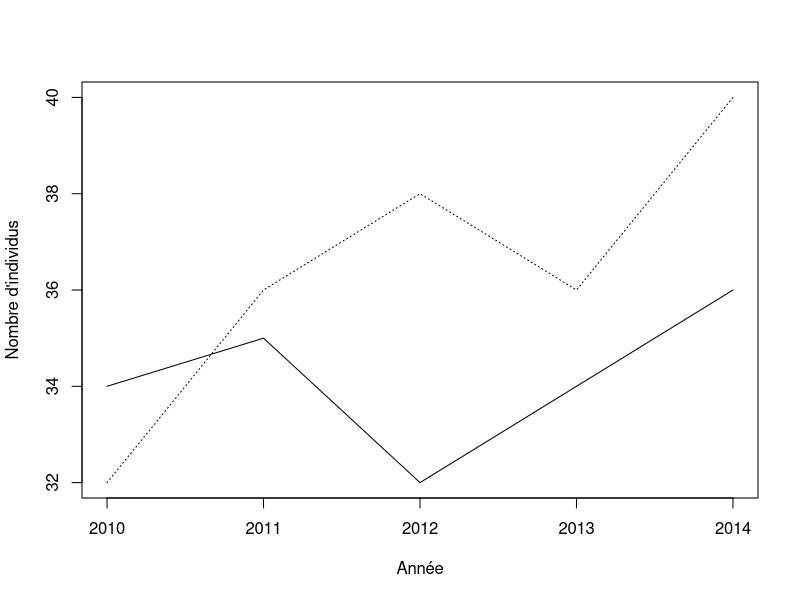
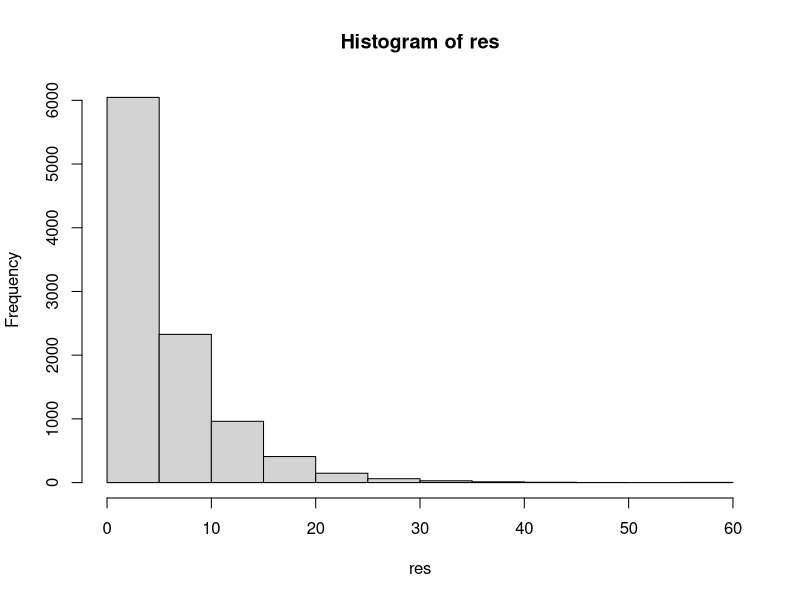
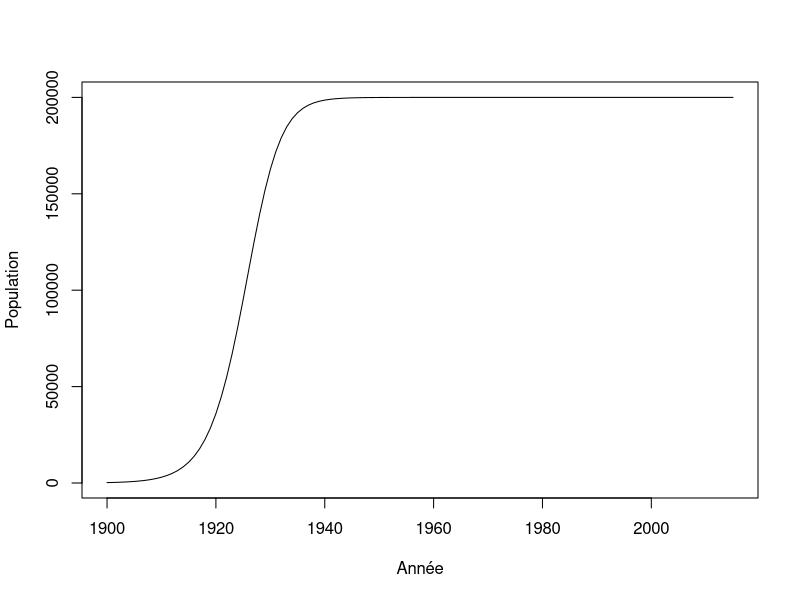
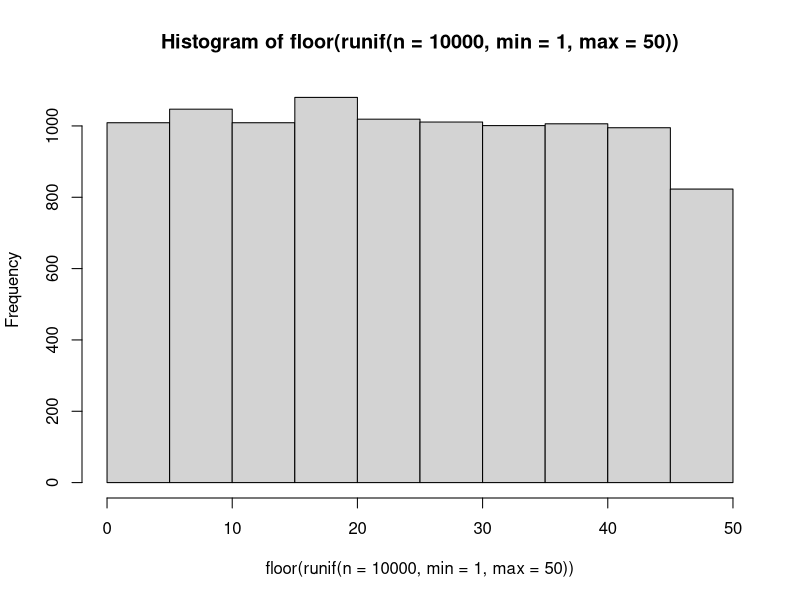
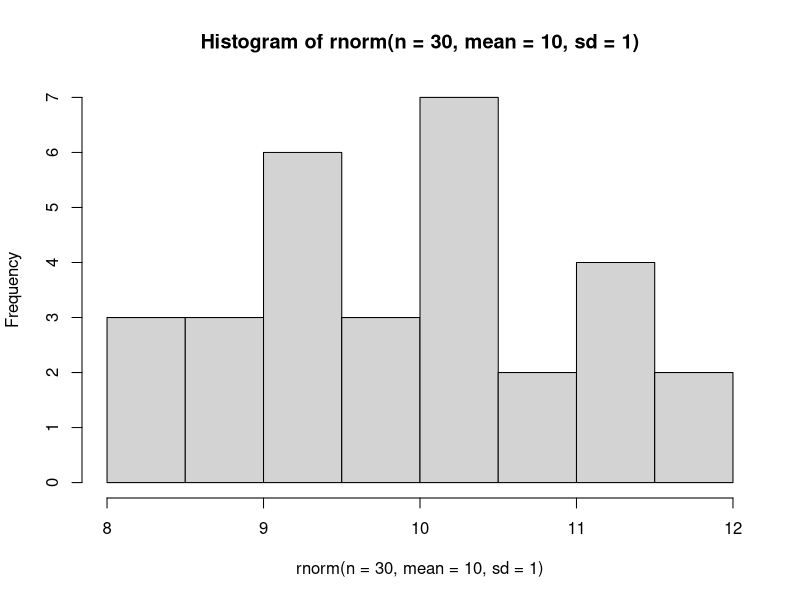
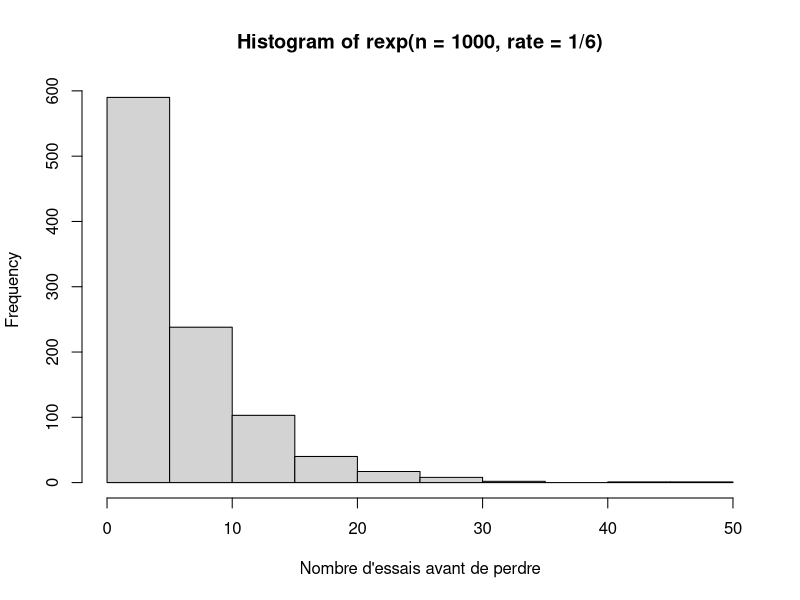
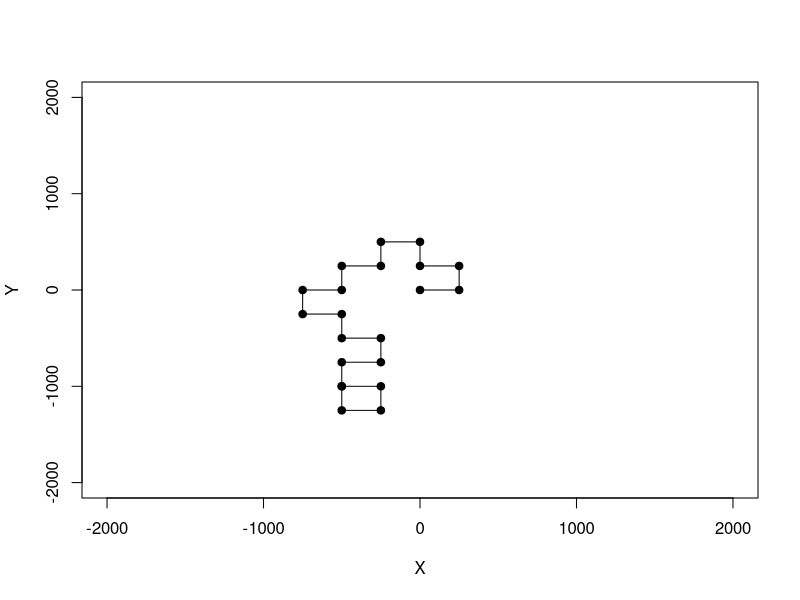
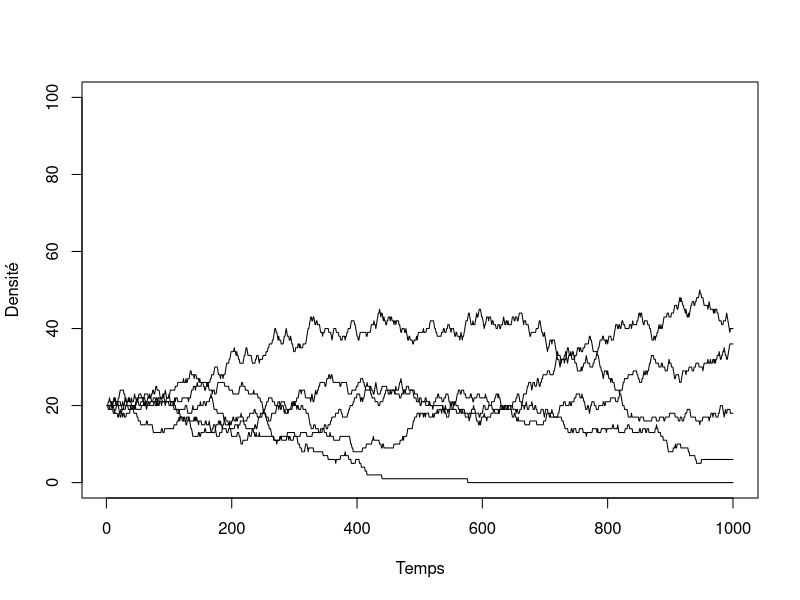

Source code (R) for these figures, in order:
## ---- chunk 1
donnees <- matrix(nr = 5, nc = 2)
donnees[,1] <- c(34,35,32,34,36)
donnees[,2] <- c(32,36,38,36,40)
an <- c(2010:2014)
head(donnees)
## ---- chunk 2
plot(an,donnees[,1],type = "l", xlab = "Année",ylab = "Nombre d'individus", ylim=c(32,40),cex=2)
lines(an,donnees[,2], lty = 3)
## ---- chunk 3
lambda <- matrix(nrow = 4, ncol = 2)
lambda[1,1] <- (donnees[2,1] - donnees[1,1]) / donnees[1,1]
## ---- chunk 4
lambda[2,1] <- (donnees[3,1] - donnees[2,1]) / donnees[2,1]
## ---- chunk 5
depart <- 1
fin <- 5
for(etape in depart:fin) {
    print(etape)
}
## ---- chunk 6
for(etape in c("Bonjour", "programmeurs", "en R")) {
    print(etape)
}
## ---- chunk 7
for(etape in 1:5) {
    print(etape*2)
}
## ---- chunk 8
for(C in -50:100) {
    cat("Pour C = ",C," on obtient F = ",1.8*C + 32, '\n')
}
## ---- chunk 9
test = runif(5, 0,1)
for(etape in 1:5) {
    print(test[etape])
}
## ---- chunk 10
for(etape in 1:8) {
    cat("À l'étape", etape, ", la boucle est complétée à", etape/8*100, "%.", '\n')
}
## ---- chunk 11
n = 1
for(etape in -2:5) {
    cat("etape = ",etape, " n = ",n, '\n')
    n <- n + 1
}
## ---- chunk 12
n <- 1
for(etape in 1:10) n <- n*etape
n
## ---- chunk 13
piece <- c("pile","face")
combinaison = "face-face"
while(combinaison != "pile-pile") {
    essai1 <- sample(piece, 1)
    essai2 <- sample(piece, 1)
    combinaison <- paste(essai1, "-" , essai2, sep = "")
    print(combinaison)
}
## ---- chunk 14
de <- c(1:6)
n_test <- 10000
res <- numeric(n_test)
for(i in 1:n_test) {
	n <- 0
	face <- 0
	while(face != 6) {
		face <- sample(de,1)
		n <- n + 1
	}
	res[i] <- n
}
mean(res)
## ---- chunk 15
hist(res)
## ---- chunk 16
r <- 0.3
N <- 220
K <- 200000
step <- 1
while(N < K/2) {
    N <- N + r * N * (1 - N/K)
    step <- step + 1
}
step
## ---- chunk 17
r <- 0.3
K <- 200000
n_steps <- 115
N <- numeric(n_steps+1)
N[1] <- 220

for(i in 2:(n_steps+1)) {
    N[i] <- N[i-1] + r * N[i-1] * (1 - N[i-1]/K)
}
## ---- chunk 18
plot(c(1900:2015), N, type = "l", xlab = "Année", ylab = "Population")
## ---- chunk 19
X <- runif(n = 10)
res <- numeric(10)
for(i in 1:10) {
    if(X[i] < 0.3) {
        res[i] <- "plus petit"
    }
    else {
        res[i] <- "plus grand"
    }
}
cbind(X,res)
## ---- chunk 20
res2 <- numeric(10)
for(i in 1:10) {
    if(X[i] > 0.2 & X[i] < 0.6) {
        res2[i] <- "oui"
    }
    else {
        res2[i] <- "non"
    }
}
cbind(X,res2)
## ---- chunk 21
res2 <- numeric(10)
res2[X > 0.2 & X < 0.6] <- "oui"
res2[X < 0.2 | X > 0.6] <- "non"
cbind(X,res2)
## ---- chunk 22
tri <- function(x){
	# Calcul de la dimension du vecteur
	taille = length(x)
	ordre = "NON"
	# Boucle qui tourne jusqu'à ce que tout soit en ordre
	while(ordre == "NON") {
		ordre = "OUI"
		# Boucle qui passe tous les éléments en paires
		for(i in 1:(taille-1)) {
			if(x[i+1] < x[i]) {
				# Inversion des deux lettres
				x[c(i,i+1)] = x[c(i+1,i)]
				# Comme un changement a été fait, l'ordre
				# n'est pas encore garanti
				ordre = "NON"
			}
		}
	}
	return(x)
}
tri(c("E", "Z", "F", "C", "D"))

## ---- chunk 23
valeurs = c("2", "3", "4", "5", "6", "7", "8", "9", "10", "valet", "reine", "roi", "as")
couleurs = rep(c("pique", "trèfle", "carreau", "coeur"),each = 13)
cartes = paste(valeurs,"-",couleurs)
tirage = function(n, cartes) {
    sample(x = cartes, size = n, replace = FALSE)
}
tirage(3, cartes)
## ---- chunk 24
hist(floor(runif(n = 10000, min = 1, max = 50)))
## ---- chunk 25
hist(rnorm(n = 30, mean = 10, sd = 1))
## ---- chunk 26
rbinom(n = 10, size = 1, prob = 0.5)
## ---- chunk 27
rmultinom(n = 3, size = 1, prob = rep(1/6, 6))
## ---- chunk 28
hist(rexp(n = 1000, rate = 1/6),
xlab = "Nombre d'essais avant de perdre")
## ---- chunk 29
set.seed(1)
p <- 0.55
alea <- runif(n = 1, min = 0, max = 1)
if(alea < p) res = "pile" else res = "face"
res
## ---- chunk 30

X <- runif(n = 1000, min = 0, max = 1)
p = 0.2
res <- numeric(length = 1000)
res[X<p] <- 1
sum(res)

1000*p
## ---- chunk 31
nsteps = 20
xy = matrix(0,nrow = 21, ncol = 2)
xy[1,] = c(0,0)
direction = 0
set.seed(2)
for(step in 2:(nsteps+1)) {
    # Ḑe quel côté tourner ?
    if(runif(1,0,1) < 0.5) {
      # Tourne à droite
      direction = direction + pi/2 
    }
    else {
      # Tourne à gauche  
      direction = direction - pi/2
    }
    # Calcul des nouvelles coordonnées
    xy[step,1] = xy[step-1,1] + sin(direction)*250 
    xy[step,2] = xy[step-1,2] + cos(direction)*250 
}
## ---- chunk 32
plot(xy[,1],xy[,2], type = "l", xlim = c(-2000,2000),ylim = c(-2000,2000),
    xlab = "X", ylab = "Y")
points(xy[,1],xy[,2],pch = 19)
## ---- chunk 33
etats <- c("A", "B", "C", "D", "E")
p = c(0.1, 0.5, 0.2, 0.05, 0.15)
sum(p)

# On utilise cumsum pour calculer la probabilité cumulative
cump <- cumsum(p)
cump
## ---- chunk 34
alea <- runif(1,0,1)
alea
n_etats <- 5; i = 1; plus_petit = FALSE
while(plus_petit == FALSE) {
    if(alea < cump[i]) {
        decision = etats[i]
        plus_petit = TRUE
    }
    else {
        i = i + 1
    }
}
decision
## ---- chunk 35
tirage <- function(p) {
    etats <- c("A", "B", "C", "D", "E")
    res <- rmultinom(n=1,size=1,prob=p)
    etats[which(res==1)]
}
tirage(p)
## ---- chunk 36
nsteps <- 1000
S <- 5
K <- 100
N <- matrix(nr = nsteps, nc = S)

# Une fonction utile pour faire des tirages
# Elle retourne la position de l'espèce pigée au hasard
tirage  <- function(p) {
    res <- rmultinom(n=1,size=1,prob=p)
    return(which(res==1))
}
## ---- chunk 37
# On démarre la simulation avec 20 individus par espèce
N[1,] =rep(K/S, S)

# La boucle principale
for(step in 2:nsteps) {

    # Calcul de l'abondance relative
    p = N[step-1,] / K

    # On tire l'identité de l'espèce qui meurt
    ID_mort = tirage(p)

    # On applique le changement
    N[step,] = N[step-1,]
    N[step,ID_mort] = N[step,ID_mort] - 1

    # On tire l'identité de la recrue
    ID_recrue = tirage(p)
    N[step,ID_recrue] = N[step,ID_recrue] + 1
}
## ---- chunk 38
# Illustration des résultats
plot(c(1:nsteps), N[,1], type = "l", ylim = c(0,K),
    xlab = "Temps", ylab = "Densité")
for(i in 2:S) lines(c(1:nsteps), N[,i])
## ---- chunk 39
x = runif(1000)
system.time(sort(x))
system.time(tri(x))

## ---- chunk 40
n = 2*10^seq(1,3,0.1)
res = numeric(length(n))
for(i in 1:length(res)) {
	x = runif(n[i])
	res[i] = system.time(tri(x))[3]
}
plot(n,res, type = "l", xlab = "Taille", ylab = "Temps")
## ---- chunk 41
f1 <- function(x) {
	taille <- length(x)
	x2 <- numeric(taille)
	for(i in 1:taille) if(x[i] < 0.5) x2[i] <- 1
}
f2 <- function(x) {
	x2 <- x*0
	x2[x<0.5] <- 1
}
## ---- chunk 42
x = runif(1000000)
system.time(f1(x))
system.time(f2(x))
## ---- chunk 43
f1 <- function(x) {
	res <- numeric(ncol(x))
	for(j in 1:ncol(x)) {
		for(i in 1:nrow(x)){
			res[x] = res[j] + x[i,j]
		}
	}
}
X = matrix(runif(100*100),nr=100,nc=100)
## ---- chunk 44
system.time(rowSums(X))
system.time(apply(X,2,sum))
system.time(f1(X))
## ---- chunk 45

quadrats <- read.table(file = "./donnees/quadrats.txt", header=TRUE, sep = ";")
head(quadrats)

